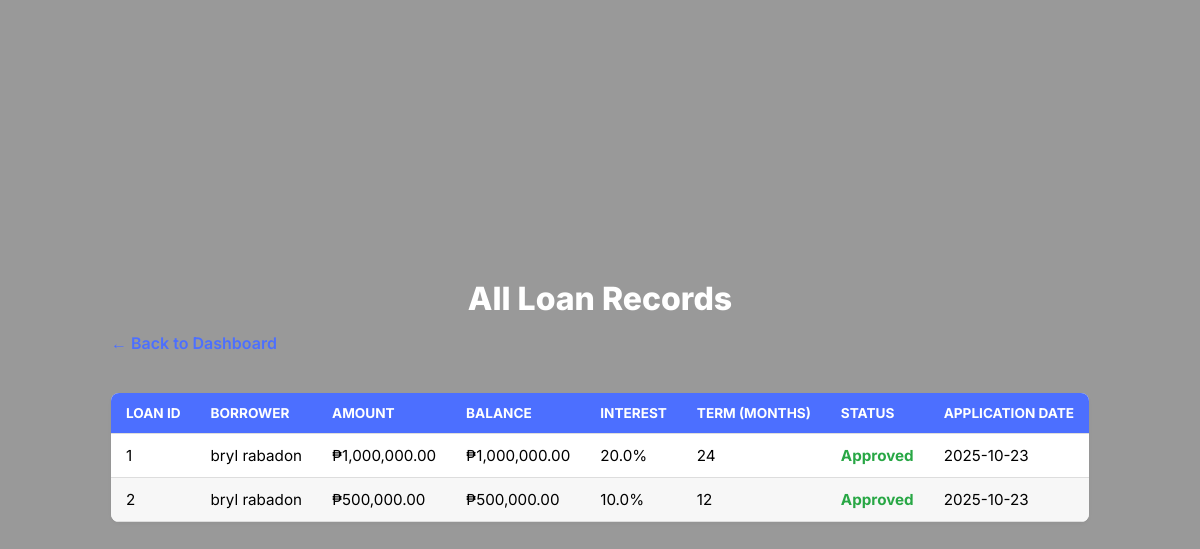
Page /admin/view_all_loans (signed in) on the committed database.
### models/post.py (models this page shows, shortened)
class LoanModel(db.Model):
    __tablename__ = 'loan'
    id = db.Column(db.Integer, primary_key=True)
    amount = db.Column(db.Float, nullable=False)
    interest_rate = db.Column(db.Float, nullable=False)
    term_months = db.Column(db.Integer, nullable=False)
    balance = db.Column(db.Float, nullable=False)
    status = db.Column(db.String(50), default='Pending', nullable=False)
    application_date = db.Column(db.DateTime, default=datetime.utcnow)
    user_id = db.Column(db.Integer, db.ForeignKey('user.id'), nullable=False)
    payments = db.relationship('PaymentModel', backref='loan_paid', lazy=True)

### models/user.py (models this page shows, shortened)
class UserModel(db.Model):
    __tablename__ = 'user'
    id = db.Column(db.Integer, primary_key=True)
    fullname = db.Column(db.String(150), nullable=False)
    email = db.Column(db.String(150), unique=True, nullable=False)
    password = db.Column(db.String(256), nullable=False)
    role = db.Column(db.String(50), nullable=False)
    is_approved = db.Column(db.Boolean, default=False, nullable=False)
    posts = db.relationship('PostModel', backref='author', lazy=True)
    loans = db.relationship('LoanModel', backref='borrower', lazy=True)

### bryl.py (the view)
@bryl.route('/admin/view_all_loans')
def view_all_loans():
    if 'role' not in session or session['role'] != 'Admin':
        flash("Access denied.", "danger")
        return redirect(url_for('home'))
    with bryl.app_context():
        all_loans = LoanModel.query.options(joinedload(LoanModel.borrower)).all()
    fullname = session.get('fullname', 'Admin')
    return render_template("admin_view_all_loans.html", fullname=fullname, all_loans=all_loans)

### templates/admin_view_all_loans.html
{% include 'base.html' %}
{% block content %}
<div class="admin-view-container">
    <h2>All Loan Records</h2>
    <a href="{{ url_for('admin_dashboard') }}" class="back-link">&larr; Back to Dashboard</a>
    <link rel="stylesheet" href="{{ url_for('static', filename='style.css') }}">
    {% if all_loans %}
        <table class="detail-table">
            <thead>
                <tr>
                    <th>Loan ID</th>
                    <th>Borrower</th>
                    <th>Amount</th>
                    <th>Balance</th>
                    <th>Interest</th>
                    <th>Term (Months)</th>
                    <th>Status</th>
                    <th>Application Date</th>
                </tr>
            </thead>
            <tbody>
                {% for loan in all_loans %}
                <tr>
                    <td>{{ loan.id }}</td>
                    <td>{{ loan.borrower.fullname }}</td>
                    <td>₱{{ '{:,.2f}'.format(loan.amount) }}</td>
                    <td>₱{{ '{:,.2f}'.format(loan.balance) }}</td>
                    <td>{{ loan.interest_rate }}%</td>
                    <td>{{ loan.term_months }}</td>
                    <td class="status-{{ loan.status|lower }}">
                        {{ loan.status }}
                    </td>
                    <td>{{ loan.application_date.strftime('%Y-%m-%d') }}</td>
                </tr>
                {% endfor %}
            </tbody>
        </table>
    {% else %}
        <p class="no-data">No loan records found in the system.</p>
    {% endif %}
</div>
{% endblock %}

### static/style.css (style rules this page uses)
* { margin: 0; padding: 0; box-sizing: border-box; }
body { font-family: 'Inter', 'Segoe UI', sans-serif; height: 100vh; display: flex; justify-content: center; align-items: center; flex-direction: column; font-size: 16px; background-image: url('https://media.licdn.com/dms/image/sync/v2/D4E27AQE1Gy94tMIYzA/articleshare-shrink_800/B4EZhVGvXdGUAI-/0/1754984194154?e=2147483647&v=beta&t=qX4pZbdXekMuGwrFI4r_kihyu8ewWH-_G2Cy8NyE_8g'); background-size: cover; background-position: center; background-repeat: no-repeat; background-attachment: fixed; position: relative; }
body::before { content: ""; position: absolute; top: 0; left: 0; width: 100%; height: 100%; background-color: rgba(0, 0, 0, 0.4); z-index: -1; }
a { text-decoration: none; color: inherit; }
table { width: 100%; border-collapse: collapse; margin-top: 15px; font-size: 0.95rem; box-shadow: 0 2px 5px rgba(0,0,0,0.05); background-color: #fff; border-radius: 8px; overflow: hidden; }
th, td { padding: 12px 15px; text-align: left; border-bottom: 1px solid #ddd; }
th { background-color: #4c6fff; color: white; font-weight: 700; text-transform: uppercase; font-size: 0.85rem; }
tr:nth-child(even) { background-color: #f7f7f7; }
.status-approved { color: #28a745; font-weight: 700; }
.admin-view-container { padding: 30px; }
.admin-view-container h2 { font-size: 2rem; color: #ffffff; margin-bottom: 15px; font-weight: 800; text-align: center; }
.back-link { display: inline-block; margin-bottom: 25px; color: #4c6fff; font-weight: 600; transition: color 0.3s; }
.detail-table th { background-color: #4c6fff; }
.status-approved, .status-yes { color: #28a745; }

### rows in the picture
LoanModel: id "1", borrower.fullname "bryl rabadon", amount "1,000,000.00", balance "1,000,000.00", interest_rate "20.0", term_months "24", status "Approved", application_date "2025-10-23"
LoanModel: id "2", borrower.fullname "bryl rabadon", amount "500,000.00", balance "500,000.00", interest_rate "10.0", term_months "12", status "Approved", application_date "2025-10-23"
